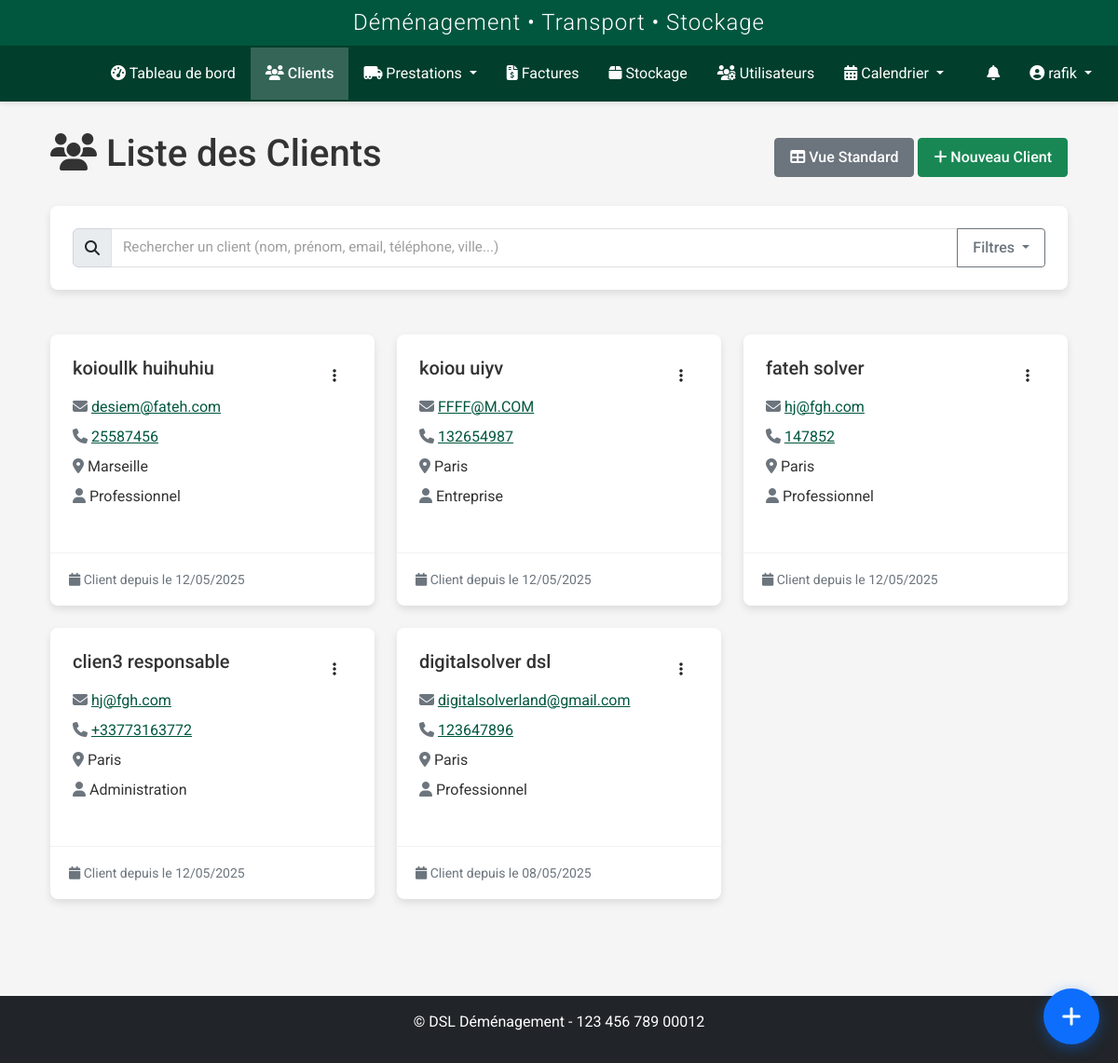
Page /clients/clients/liste (signed in) on the committed database.
### models.py (models this page shows, shortened)
class User(UserMixin, db.Model):
    id = db.Column(db.Integer, primary_key=True)
    nom = db.Column(db.String(64), nullable=False)
    prenom = db.Column(db.String(64), nullable=False)
    username = db.Column(db.String(64), unique=True, nullable=False)
    email = db.Column(db.String(120), unique=True, nullable=True)
    password_hash = db.Column(db.String(256), nullable=False)
    role = db.Column(db.String(20), nullable=False, default='transporteur')
    statut = db.Column(db.String(20), nullable=False, default='actif')
    vehicule = db.Column(db.String(100), nullable=True)
    type_vehicule_id = db.Column(db.Integer, db.ForeignKey('type_vehicule.id'), nullable=True)
    permis_conduire = db.Column(db.String(50), nullable=True)
    notes = db.Column(db.Text, nullable=True)
    derniere_connexion = db.Column(db.DateTime, nullable=True)
    date_creation = db.Column(db.DateTime, nullable=False, default=datetime.utcnow)
    prestations = db.relationship('Prestation', secondary=prestation_transporteurs, back_populates='transporteurs')
    type_vehicule = db.relationship('TypeVehicule', backref='transporteurs')
    def is_admin(self):
        return self.role in ['admin', 'superadmin']
    def is_transporteur(self):
        return self.role == 'transporteur' or self.is_admin()

class Client(db.Model):
    id = db.Column(db.Integer, primary_key=True)
    nom = db.Column(db.String(64), nullable=False)
    prenom = db.Column(db.String(64), nullable=False)
    adresse = db.Column(db.Text, nullable=True)
    code_postal = db.Column(db.String(10), nullable=True)
    ville = db.Column(db.String(64), nullable=True)
    pays = db.Column(db.String(64), default='France')
    telephone = db.Column(db.String(20), nullable=True)
    email = db.Column(db.String(120), nullable=True)
    type_client = db.Column(db.String(50), nullable=True)
    tags = db.Column(db.Text, nullable=True)
    observations = db.Column(db.Text, nullable=True)
    statut = db.Column(db.String(20), default='actif')
    archive = db.Column(db.Boolean, default=False)
    date_creation = db.Column(db.DateTime, nullable=False, default=datetime.utcnow)
    commercial_id = db.Column(db.Integer, db.ForeignKey('user.id'), nullable=True)
    commercial = db.relationship('User', backref=db.backref('clients', lazy=True), foreign_keys=[commercial_id])
    prestations_principales = db.relationship('Prestation', backref=db.backref('client_principal', lazy=True), lazy=True, foreign_keys="Prestation.client_id")
    prestations_supplementaires = db.relationship('Prestation', secondary=prestation_clients, back_populates='clients_supplementaires')
    factures = db.relationship('Facture', backref='client', lazy=True)

### routes/client.py (the view)
@client_bp.route('/clients/liste')
@login_required
@role_required('commercial', 'admin', 'superadmin')
def liste():
    query = Client.query
    if not current_user.is_admin():  # Si ce n'est pas un admin/superadmin
        query = query.filter_by(commercial_id=current_user.id)
    clients = query.order_by(Client.date_creation.desc()).all()
    return render_template('clients/liste.html', clients=clients)

### templates/clients/liste.html (shortened to what this page needs)
{% extends "base.html" %}
{% block content %}
<div class="container-fluid">
    <div class="row mb-4">
        <div class="col-12">
            <div class="d-flex justify-content-between align-items-center">
                <h1><i class="fas fa-users"></i> Liste des Clients</h1>
                <div>
                    <a href="{{ url_for('client.index') }}" class="btn btn-secondary">
                        <i class="fas fa-table"></i> Vue Standard
                    </a>
                    <a href="{{ url_for('client.add') }}" class="btn btn-success">
                        <i class="fas fa-plus"></i> Nouveau Client
                    </a>
                </div>
            </div>
        </div>
    </div>
    <div class="row mb-4">
        <div class="col-12">
            <div class="card">
                <div class="card-body">
                    <div class="input-group">
                        <span class="input-group-text">
                            <i class="fas fa-search"></i>
                        </span>
                        <input type="text" id="searchInput" class="form-control" placeholder="Rechercher un client (nom, prénom, email, téléphone, ville...)">
                        <button class="btn btn-outline-secondary dropdown-toggle" type="button" data-bs-toggle="dropdown">
                            Filtres
                        </button>
                    </div>
                </div>
            </div>
        </div>
    </div>
    <div class="row" id="clientsList">
        {% for client in clients %}
        <div class="col-md-6 col-lg-4 mb-4 client-card"
             data-name="{{ client.nom }} {{ client.prenom }}"
             data-email="{{ client.email }}"
             data-phone="{{ client.telephone }}"
             data-city="{{ client.ville }}"
             data-type="{{ client.type_client }}"
             data-archived="{{ client.archive }}">
            <div class="card h-100 {% if client.archive %}bg-light{% endif %}">
                <div class="card-body">
                    <div class="d-flex justify-content-between align-items-start">
                        <h5 class="card-title mb-3">
                            {{ client.nom }} {{ client.prenom }}
                        </h5>
                        <div class="dropdown">
                            <button class="btn btn-link text-dark" type="button" data-bs-toggle="dropdown">
                                <i class="fas fa-ellipsis-v"></i>
                            </button>
                        </div>
                    </div>
                    <div class="client-info">
                        {% if client.email %}
                        <p class="mb-2">
                            <i class="fas fa-envelope text-muted"></i>
                            <a href="mailto:{{ client.email }}">{{ client.email }}</a>
                        </p>
                        {% endif %}
                        {% if client.telephone %}
                        <p class="mb-2">
                            <i class="fas fa-phone text-muted"></i>
                            <a href="tel:{{ client.telephone }}">{{ client.telephone }}</a>
                        </p>
                        {% endif %}
                        {% if client.ville %}
                        <p class="mb-2">
                            <i class="fas fa-map-marker-alt text-muted"></i>
                            {{ client.ville }}
                        </p>
                        {% endif %}
                        <p class="mb-0">
                            <i class="fas fa-user text-muted"></i>
                            {{ client.type_client }}
                        </p>
                    </div>
                </div>
                <div class="card-footer bg-transparent">
                    <small class="text-muted">
                        <i class="fas fa-calendar"></i>
                        Client depuis le {{ client.date_creation.strftime('%d/%m/%Y') }}
                    </small>
                </div>
            </div>
        </div>
        {% endfor %}
    </div>
</div>
{% endblock %}

### templates/base.html (shortened to what this page needs)
<!DOCTYPE html>
<html lang="fr">
<head>
    <link href="https://cdn.jsdelivr.net/npm/bootstrap@5.2.3/dist/css/bootstrap.min.css" rel="stylesheet">
    <link rel="stylesheet" href="https://cdnjs.cloudflare.com/ajax/libs/font-awesome/6.2.1/css/all.min.css">
    <link rel="stylesheet" href="https://cdnjs.cloudflare.com/ajax/libs/toastr.js/latest/toastr.min.css">
    <link href="https://cdn.jsdelivr.net/npm/fullcalendar@5.11.3/main.min.css" rel="stylesheet">
    <link href="https://cdn.jsdelivr.net/npm/summernote@0.8.18/dist/summernote-lite.min.css" rel="stylesheet">
    <link rel="stylesheet" href="{{ url_for('static', filename='css/style.css') }}">
    <link rel="stylesheet" href="{{ url_for('static', filename='css/notification-flash.css') }}">
    <link rel="stylesheet" href="{{ url_for('static', filename='css/notifications.css') }}">
    <link rel="stylesheet" href="{{ url_for('static', filename='css/prestations.css') }}">
    <link rel="stylesheet" href="{{ url_for('static', filename='css/custom-calendar.css') }}">
    <link rel="stylesheet" href="{{ url_for('static', filename='css/navbar-logos.css') }}">
    <link rel="stylesheet" href="{{ url_for('static', filename='css/whatsapp-buttons.css') }}">
    <link rel="stylesheet" href="{{ url_for('static', filename='css/quick-access-bubble.css') }}">
</head>
<body {% if current_user.is_authenticated %}data-user-role="{{ current_user.role }}" data-user-id="{{ current_user.id }}"{% endif %}>
    {% if current_user.is_authenticated %}
        <header>
            <div class="app-header">
                <h2>Déménagement • Transport • Stockage</h2>
            </div>
            <nav class="navbar navbar-dark navbar-expand-lg">
                <div class="container-fluid">
                    <a class="navbar-brand" href="{{ url_for('dashboard.index') }}">
                        <div class="logo-slideshow">
                        </div>
                    </a>
                    <div class="collapse navbar-collapse" id="navbarMain">
                        <ul class="navbar-nav me-auto mb-2 mb-lg-0">
                            <li class="nav-item">
                                <a class="nav-link {% if request.endpoint == 'dashboard.index' %}active{% endif %}" href="{{ url_for('dashboard.index') }}">
                                    <i class="fas fa-tachometer-alt"></i> Tableau de bord
                                </a>
                            </li>
                            <li class="nav-item">
                                <a class="nav-link {% if request.endpoint.startswith('client.') %}active{% endif %}" href="{{ url_for('client.index') }}">
                                    <i class="fas fa-users"></i> Clients
                                </a>
                            </li>
                            <li class="nav-item dropdown">
                                <a class="nav-link dropdown-toggle {% if request.endpoint.startswith('prestation.') %}active{% endif %}" href="#" id="prestationsDropdown" role="button" data-bs-toggle="dropdown" aria-expanded="false">
                                    <i class="fas fa-truck-moving"></i> Prestations
                                </a>
                            </li>
                            <li class="nav-item">
                                <a class="nav-link {% if request.endpoint.startswith('facture.') %}active{% endif %}" href="{{ url_for('facture.index') }}">
                                    <i class="fas fa-file-invoice-dollar"></i> Factures
                                </a>
                            </li>
                            <li class="nav-item">
                                <a class="nav-link {% if request.endpoint.startswith('stockage.') %}active{% endif %}" href="{{ url_for('stockage.index') }}">
                                    <i class="fas fa-box"></i> Stockage
                                </a>
                            </li>
                            {% if current_user.is_admin %}
                            <li class="nav-item">
                                <a class="nav-link {% if request.endpoint.startswith('user.') %}active{% endif %}" href="{{ url_for('user.index') }}">
                                    <i class="fas fa-users-cog"></i> Utilisateurs
                                </a>
                            </li>
                            {% endif %}
                            <li class="nav-item dropdown">
                                <a class="nav-link dropdown-toggle {% if request.endpoint.startswith('calendrier.') %}active{% endif %}" href="#" id="calendrierDropdown" role="button" data-bs-toggle="dropdown" aria-expanded="false">
                                    <i class="fas fa-calendar-alt"></i> Calendrier
                                </a>
                            </li>
                        </ul>
                        <ul class="navbar-nav">
                            {% if current_user.is_authenticated and (current_user.is_transporteur() or current_user.is_admin() or current_user.role in ['commercial', 'superadmin']) %}
                            <li class="nav-item">
                                <a href="{{ url_for('transporteur_prestations.notifications') }}" class="nav-link position-relative">
                                    <i class="fas fa-bell"></i>
                                </a>
                            </li>
                            {% endif %}
                            <li class="nav-item dropdown">
                                <a class="nav-link dropdown-toggle" href="#" id="userDropdown" role="button" data-bs-toggle="dropdown">
                                    <i class="fas fa-user-circle"></i> {{ current_user.username }}
                                </a>
                            </li>
                        </ul>
                    </div>
                </div>
            </nav>
        </header>
        <main class="main-content">
            <div class="container">
                {% block content %}{% endblock %}
            </div>
        </main>
        <footer class="mt-5 py-3 bg-dark text-white">
            <div class="container text-center">
                <p>&copy; {{ config.COMPANY_FULL_NAME }} - {{ config.COMPANY_SIRET }}</p>
            </div>
        </footer>
    {% else %}
        <main class="main-content">
            <div class="container">
                {% block auth_content %}{% endblock %}
            </div>
        </main>
    {% endif %}
</body>
</html>

### rows in the picture
User: username "rafik"
Client: nom "koioullk", prenom "huihuhiu", email "desiem@fateh.com", telephone "25587456", ville "Marseille", type_client "Professionnel", date_creation "12/05/2025"
Client: nom "koiou", prenom "uiyv", email "FFFF@M.COM", telephone "132654987", ville "Paris", type_client "Entreprise", date_creation "12/05/2025"
Client: nom "fateh", prenom "solver", email "hj@fgh.com", telephone "147852", ville "Paris", type_client "Professionnel", date_creation "12/05/2025"
Client: nom "clien3", prenom "responsable", email "hj@fgh.com", telephone "+33773163772", ville "Paris", type_client "Administration", date_creation "12/05/2025"
Client: nom "digitalsolver", prenom "dsl", email "digitalsolverland@gmail.com", telephone "123647896", ville "Paris", type_client "Professionnel", date_creation "08/05/2025"

### other values in the picture
{{ config.COMPANY_FULL_NAME }} "DSL Déménagement"
{{ config.COMPANY_SIRET }} "123 456 789 00012"
